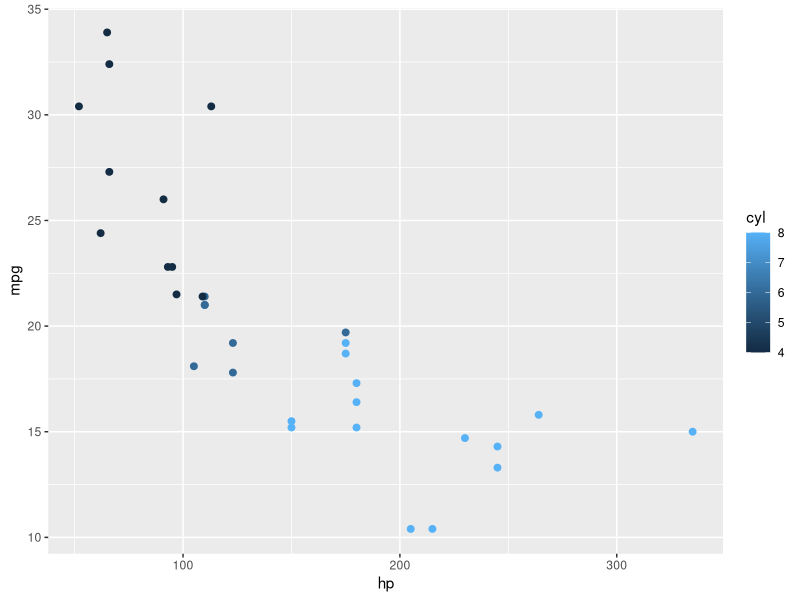

This figure's R source: (Note: this script raises an error after producing the figure.)
## ---- chunk 1
knitr::include_graphics("https://beatrizmilz.github.io/slidesR/img/rmarkdown/create-chunck.png")
## ---- chunk 2
summary(mtcars)
## ---- chunk 3
library(ggplot2)
ggplot(mtcars) +
  aes(x = hp,
      y = mpg,
      colour = cyl) +
  geom_point(size = 2L)
## ---- chunk 4
nrow(mtcars)
## ---- chunk 5
nrow(mtcars)
## ---- chunk 6
knitr::include_graphics("img/rmd-dicas.png")
## ---- chunk 7
knitr::include_graphics("https://www.r-project.org/Rlogo.png")
## ---- chunk 8
knitr::include_graphics("https://www.r-project.org/Rlogo.png")
## ---- chunk 9
knitr::include_graphics("https://www.r-project.org/Rlogo.png")
## ---- chunk 10
knitr::include_graphics("https://www.r-project.org/Rlogo.png")
## ---- chunk 11
knitr::include_graphics("https://www.r-project.org/Rlogo.png")
## ---- chunk 12
knitr::kable(x = head(iris), format = "html")
## ---- chunk 13
knitr::include_graphics("https://media.giphy.com/media/j9GASQ5ocrIRicnmyq/giphy.gif")
## ---- chunk 14
knitr::include_graphics("https://git-scm.com/images/logo@2x.png")
## ---- chunk 15
knitr::include_graphics("img/github-logo.png")
